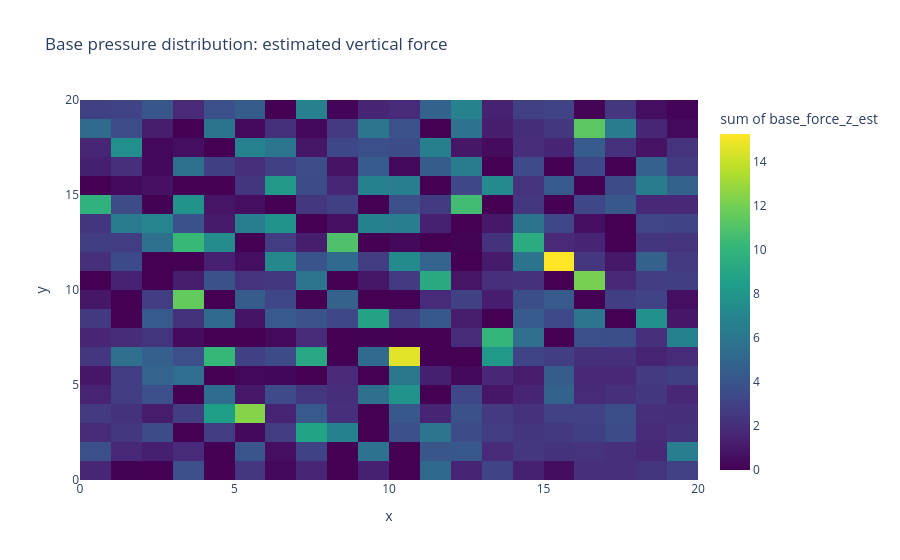

The cell this chart's notebook holds for it:
### Markdown cell above
## Figure 8 — Base pressure map

This estimates where load is transmitted to the floor. Bright cells indicate larger estimated vertical base force.

### Code cell
def plot_base_pressure_map(base_df: pd.DataFrame, save_html: Path | None = None):
    if base_df.empty:
        print("No base particles found. Check cfg.z_floor and cfg.base_tolerance.")
        return

    if PLOTLY_AVAILABLE:
        fig = px.density_heatmap(
            base_df,
            x="x", y="y", z="base_force_z_est",
            nbinsx=30, nbinsy=30,
            color_continuous_scale="Viridis",
            title="Base pressure distribution: estimated vertical force",
        )
        fig.update_layout(xaxis_title="x", yaxis_title="y")
        if save_html:
            fig.write_html(str(save_html))
            print(f"Saved interactive base-pressure map to {save_html}")
        fig.show()
    else:
        plt.figure(figsize=(7, 6))
        plt.hist2d(base_df["x"], base_df["y"], weights=base_df["base_force_z_est"], bins=30)
        plt.colorbar(label="Estimated vertical base force")
        plt.xlabel("x")
        plt.ylabel("y")
        plt.title("Base pressure distribution")
        plt.tight_layout()
        plt.show()

plot_base_pressure_map(base_df, output_dir / "base_pressure_map.html")

### Figure 1 — Plotly figure (JSON) as saved in the notebook; plotly's stock layout.template omitted (floating-point values rounded to 4 significant figures; data arrays with more than 128 entries replaced by an {"elided": "..."} marker saying what was removed)
{"data": [{"coloraxis": "coloraxis", "histfunc": "sum", "hovertemplate": "x=%{x}<br>y=%{y}<br>sum of base_force_z_est=%{z}<extra></extra>", "name": "", "nbinsx": 30, "nbinsy": 30, "type": "histogram2d", "x": {"elided": "406 float values"}, "xaxis": "x", "xbingroup": "x", "y": {"elided": "406 float values"}, "yaxis": "y", "ybingroup": "y", "z": {"elided": "406 float values"}}], "layout": {"coloraxis": {"colorbar": {"title": {"text": "sum of base_force_z_est"}}, "colorscale": [[0, "#440154"], [0.1111, "#482878"], [0.2222, "#3e4989"], [0.3333, "#31688e"], [0.4444, "#26828e"], [0.5556, "#1f9e89"], [0.6667, "#35b779"], [0.7778, "#6ece58"], [0.8889, "#b5de2b"], [1, "#fde725"]]}, "legend": {"tracegroupgap": 0}, "title": {"text": "Base pressure distribution: estimated vertical force"}, "xaxis": {"anchor": "y", "domain": [0, 1], "title": {"text": "x"}}, "yaxis": {"anchor": "x", "domain": [0, 1], "title": {"text": "y"}}}}
